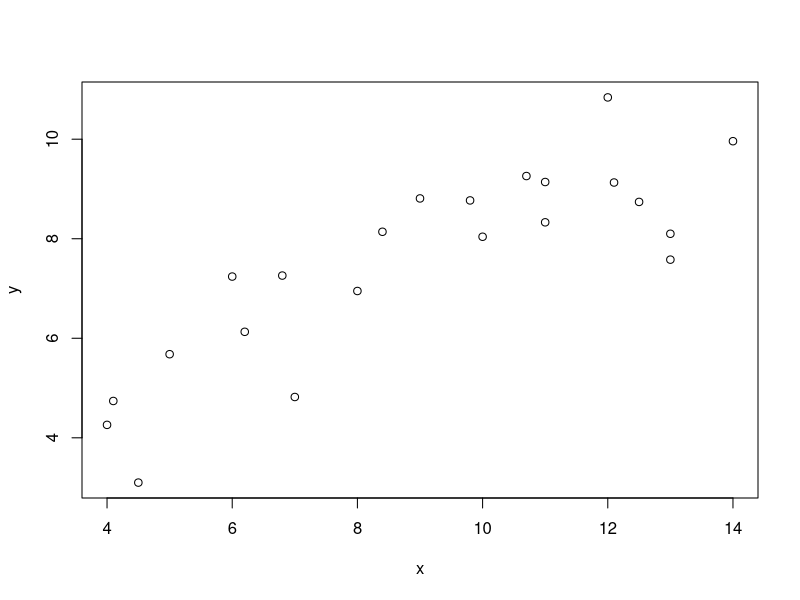
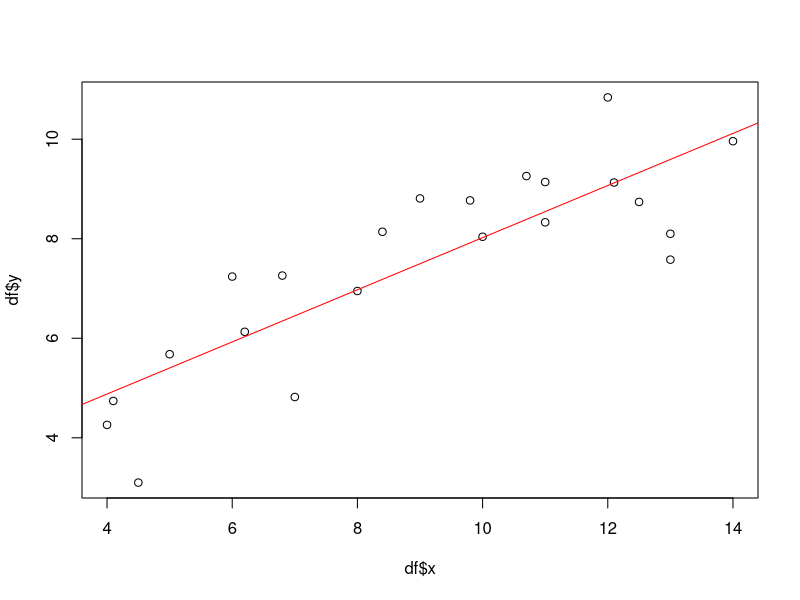
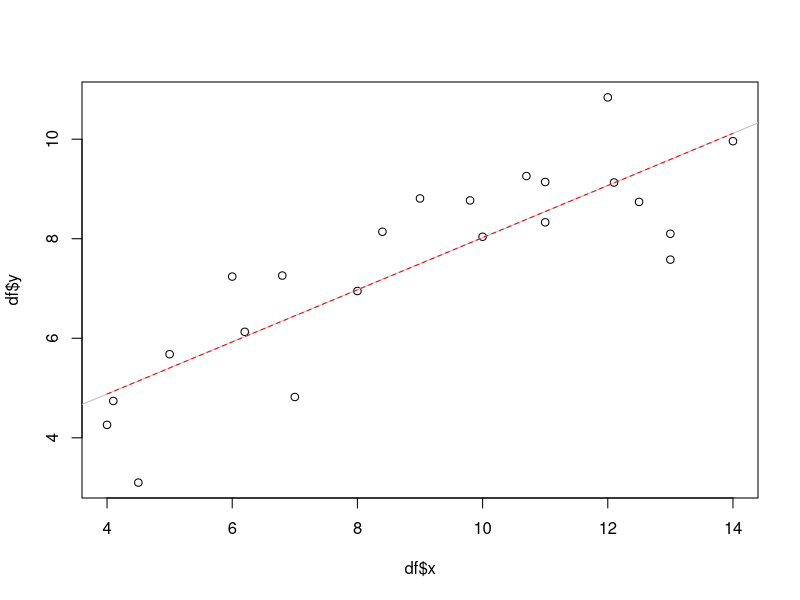
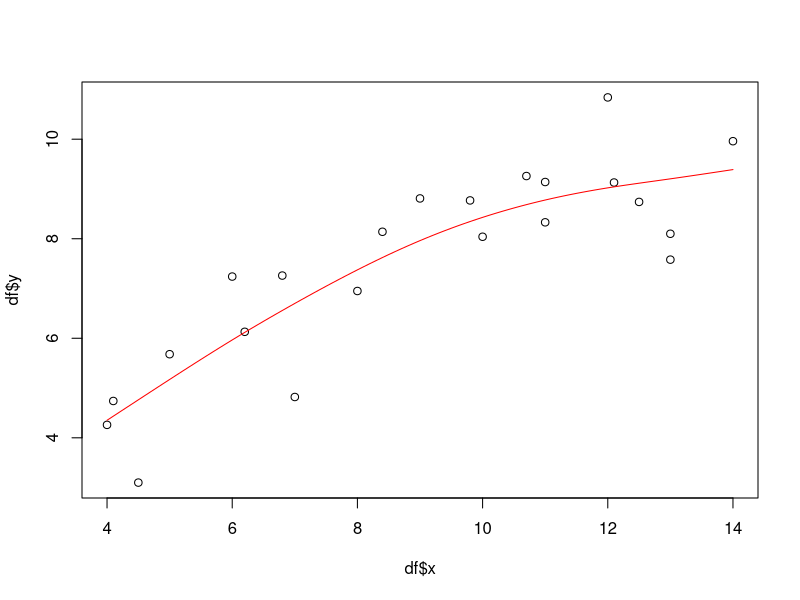
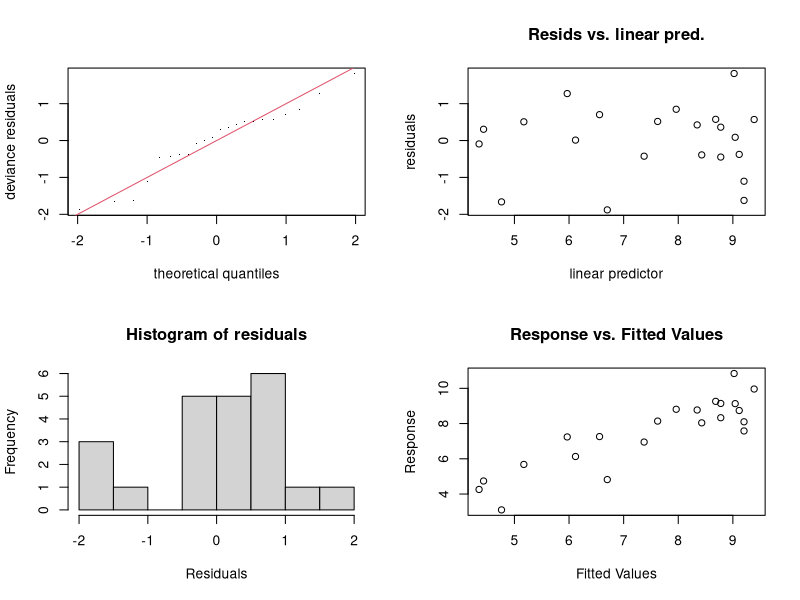
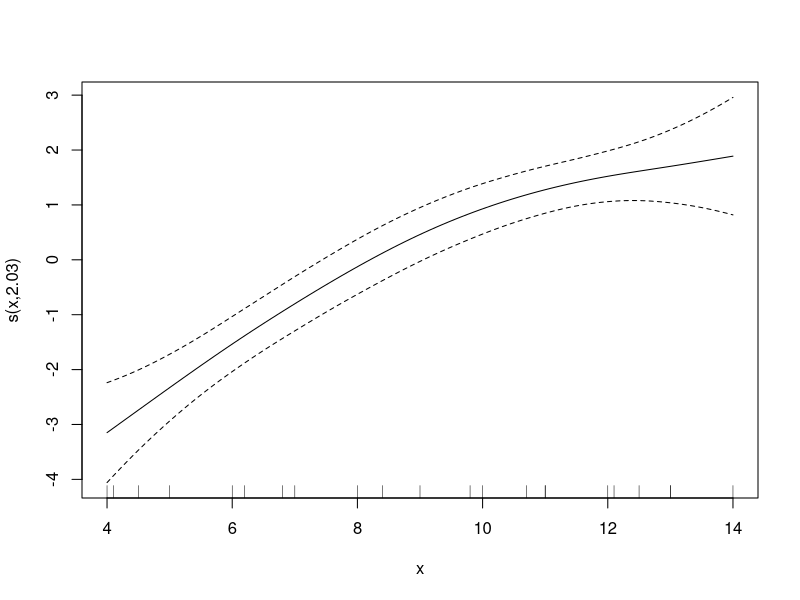
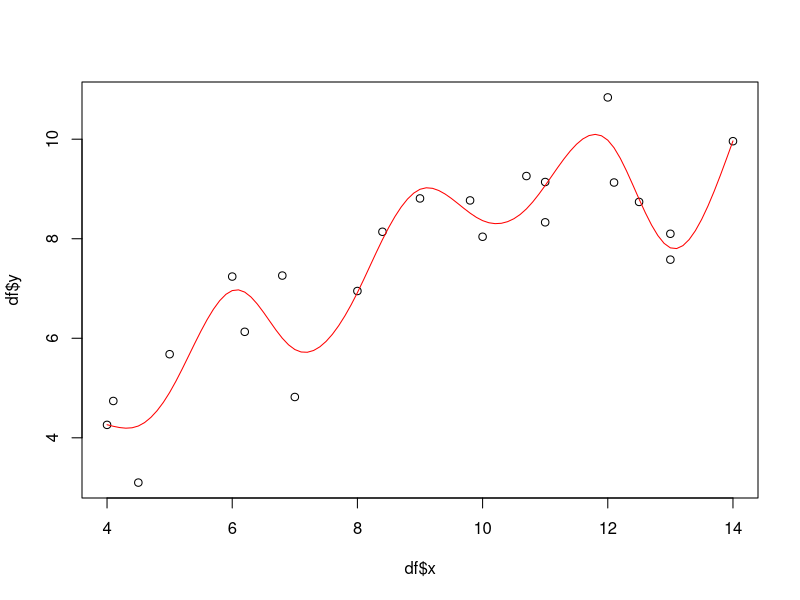
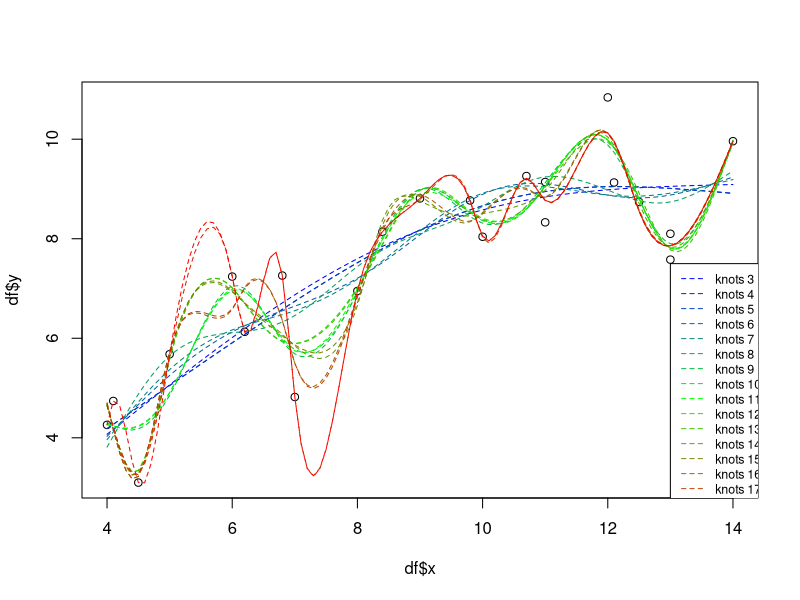

These charts were generated, in order, by the following R code:
## ---- chunk 1
library(mgcv)

y <- anscombe$y2
x1 <- anscombe$x1

set.seed(2)
x3 <- anscombe$x3 + sample(seq(-1, 1, 0.1), nrow(anscombe))

y <- c(anscombe$y1, anscombe$y2)
x <- c(x1, x3)
plot(x, y)
df <- data.frame(y = y,
                 x = x)
## ---- chunk 2
plot(df$x, df$y)

lmod <- lm(y ~ x, data = df)
abline(lmod, col = "red")

summary(lmod)
## ---- chunk 3
gammod <- gam(y ~ x, data = df, familiy = gaussian())

px <- seq(min(df$x), max(df$x), 0.1)
gampred <- predict(gammod, list(x = px))

plot(df$x, df$y)
abline(lmod, col = "grey")
lines(px, gampred, col = "red", lty=2)
## ---- chunk 4
summary(gammod)
## ---- chunk 5
gammod <- gam(y ~ s(x, fx = FALSE), data = df)

px <- seq(min(df$x), max(df$x), 0.1)
gampred <- predict(gammod, list(x = px))

plot(df$x, df$y)
lines(px, gampred, col = "red")

summary(gammod)
## ---- chunk 6
gam.check(gammod)
## ---- chunk 7
plot(gammod)
## ---- chunk 8
gammod <- gam(y ~ s(x, bs = "tp", fx = TRUE), data = df)

px <- seq(min(df$x), max(df$x), 0.1)
gampred <- predict(gammod, list(x = px))

plot(df$x, df$y)
lines(px, gampred, col = "red")

summary(gammod)
## ---- chunk 9
knots <- seq(3, 19)

palette <- colorRampPalette(colors=c("blue", "green", "red"))
cols <- palette(length(knots))

plot(df$x, df$y)

for(i in seq(length(knots))){
  gammod <- gam(y ~ s(x, k = knots[i], fx = TRUE), data = df)
  px <- seq(min(df$x), max(df$x), 0.1)
  gampred <- predict(gammod, list(x = px))
  lines(px, gampred, col = cols[i], lty=2)
}

legend(13, 7.5, paste("knots", knots, sep = " "), col = cols, lty=2, cex=0.75)
## ---- chunk 10
loessmod <- loess(y ~ x, data = df, span = 0.75)

px <- seq(min(df$x), max(df$x), 0.1)
loesspred <- predict(loessmod, data.frame(x = px), type = "response")

plot(df$x, df$y)
lines(px, loesspred, col = "red")
## ---- chunk 11
window <- seq(0.3, 1, 0.01)

palette <- colorRampPalette(colors=c("blue", "green", "red"))
cols <- palette(length(window))

plot(df$x, df$y)

for(i in seq(length(window))){
  loessmod <- loess(y ~ x, data = df, span = window[i])
  px <- seq(min(df$x), max(df$x), 0.1)
  loesspred <- predict(loessmod, data.frame(x = px))
  lines(px, loesspred, col = cols[i])
}
